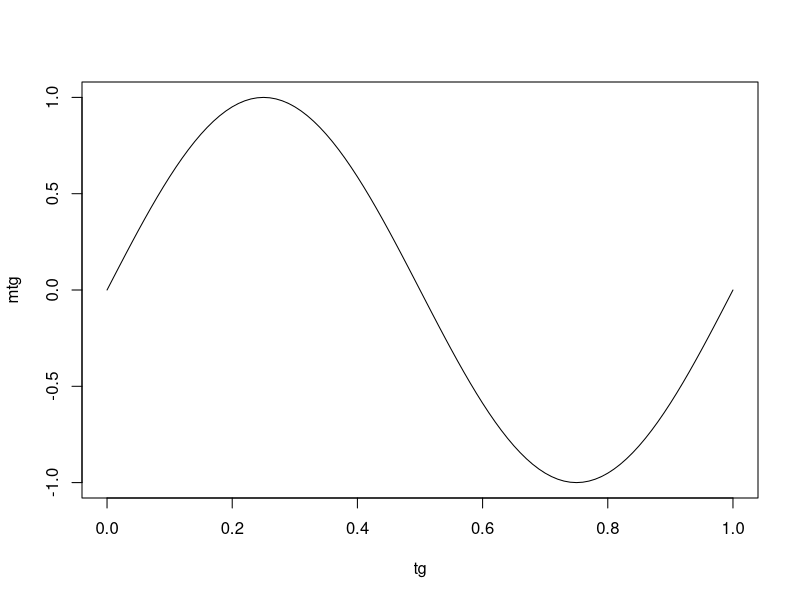
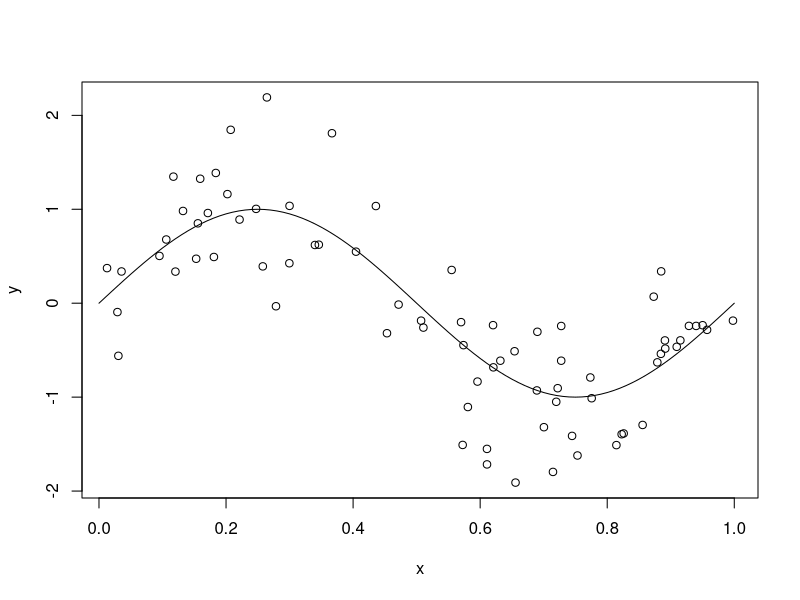
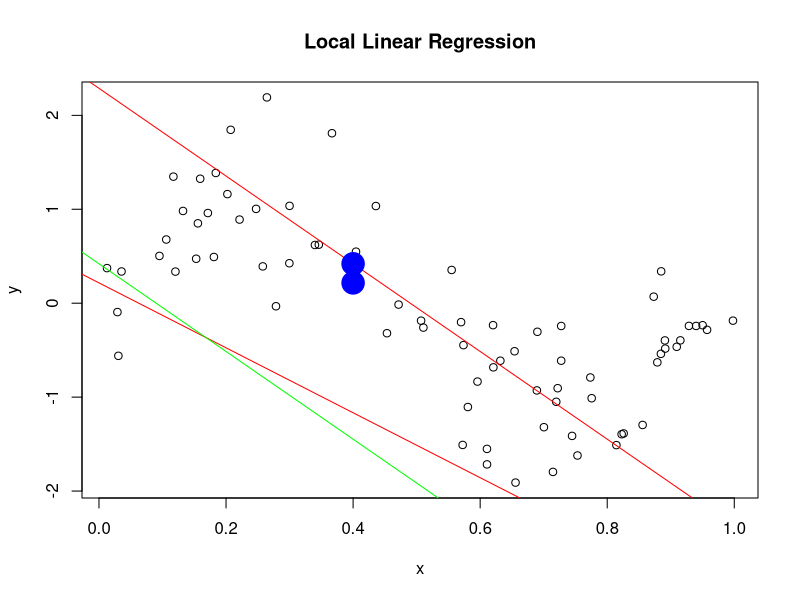
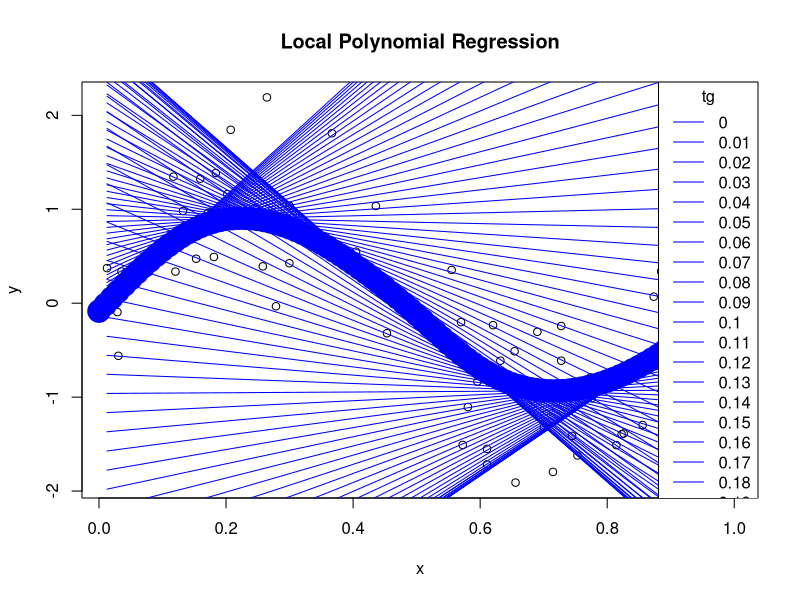

Write the R code that produced these figures, in order.
## ---- chunk 1
knitr::opts_chunk$set(echo = TRUE)
## ---- chunk 2
tg <- seq(0,1,by=.01) # Regular grid of values t
nt <- length(tg)      # number of points t in the regular grid
mtg <- sin(2*pi*tg)   # m(tg), true regression function
plot(tg, mtg, type="l")
## ---- chunk 3
n <- 75       # number of observed data
sigma.e <- .5 # standard deviation of the random noise
x <- runif(n)
mx <- sin(2*pi*x)
y <- mx + rnorm(n,0,sigma.e)

plot(x,y)
lines(tg,mtg)
## ---- chunk 4
# Code from chatgpt
t <- 0.4
h <- 0.2
x.t <- x - t

# Step 3: Compute the weight of each xi in x
K <- dnorm(x.t, mean = 0, sd = h)

# Step 4: Fit the weighted linear model
weighted_lm <- lm(y ~ x.t, weights = K)

# Step 5: Estimate m(t) (intercept of the fitted model)
m_hat <- coef(weighted_lm)[1]

# Print the estimated value of m(t)
cat("Estimated m(t) at t =", t, "is:", m_hat, "\n")

# Step 6: Plot the estimated point (t, m_hat(t))
plot(x, y, main = "Local Linear Regression", xlab = "x", ylab = "y")
abline(weighted_lm, col = "red")  # Add the weighted linear fit line
points(t, m_hat, col = "blue", pch = 19, cex=3)  # Estimated point (t, m_hat(t))
## ---- chunk 5
# Code from teacher
t<-.4
h<-.1
x.t <- x-t

w <- dnorm(x.t/h)

lm1 <- lm(y~x, weights = w)
lm2 <- lm(y~x.t, weights = w)

lm2$coefficients[1]
lm1$coefficients[1]+lm1$coefficients[2]*t
hat.m.t <- lm2$coefficients[1]
points(t,hat.m.t,col="red",pch=19)
abline(lm1, col = "red") 
abline(lm2, col = "green") 
points(t, hat.m.t, col = "blue", pch = 19, cex=3) 
## ---- chunk 6
h <- 0.1

plot(x, y, main = "Local Polynomial Regression", xlab = "x", ylab = "y")

for(t in tg) {
  x.t <- x - t
  K <- dnorm(x.t, mean = 0, sd = h)
  weighted_lm <- lm(y~x.t, weights = K)
  m_hat <- coef(weighted_lm)[1]

  lines(x, predict(weighted_lm), col = "blue")
  points(t, m_hat, col = "blue", pch = 19, cex=3) 
}

legend("topright", legend = tg, col = "blue", lty = 1, title = "tg")
